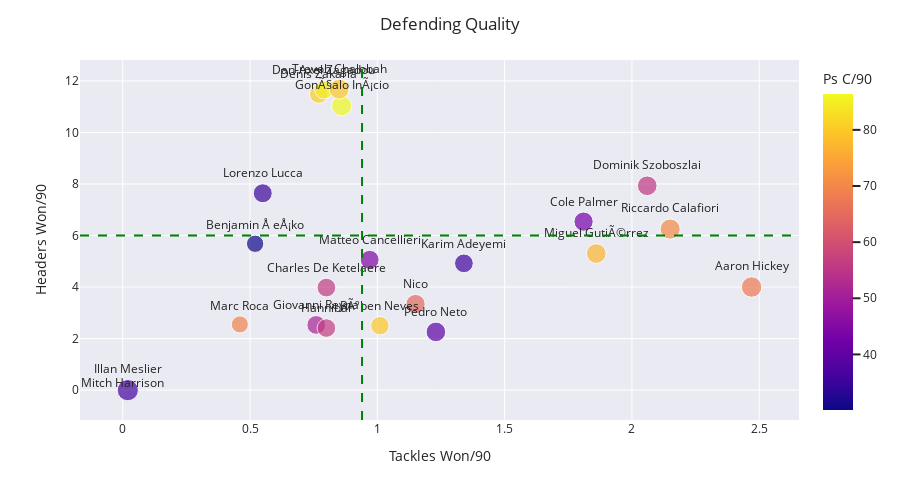

Write notebook code for a chart like this one.
### Code cell
#Analysing Defending Quality
fig = px.scatter(df, x="Tck", y="Hdrs W/90", text="Name", log_x=False, size_max=15, color="Ps C/90" , size='Tck R')
#fig.update_yaxes(autorange="reversed")
fig.update_traces(textposition='top center')
fig.update_layout(height=500)
fig.update_xaxes(title_text='Tackles Won/90')
fig.update_yaxes(title_text='Headers Won/90')
fig.add_hline(y=6, opacity=1, line_width=2, line_dash='dash', line_color='green')
fig.add_vline(x=0.94, opacity=1, line_width=2, line_dash='dash', line_color='green')
for template in ["seaborn"]:
    fig.update_layout(template=template, title="Defending Quality")
fig.show()

### Figure 1 — Plotly figure (JSON) as saved in the notebook; plotly's stock layout.template omitted (floating-point values rounded to 4 significant figures)
{"data": [{"hovertemplate": "Tck=%{x}<br>Hdrs W/90=%{y}<br>Tck R=%{marker.size}<br>Name=%{text}<br>Ps C/90=%{marker.color}<extra></extra>", "legendgroup": "", "marker": {"color": [30.1, 35.62, 35.29, 55.26, 42.96, 51.29, 44.33, 39.14, 56.16, 56.22, 69.33, 79.83, 67.86, 80.63, 86.39, 64.77, 84.83, 70.47, 79.63, 39.39, 76.99, 36.09], "coloraxis": "coloraxis", "size": [67, 78, 80, 86, 82, 78, 79, 85, 78, 77, 65, 76, 93, 77, 91, 83, 76, 90, 88, 0, 86, 100], "sizemode": "area", "sizeref": 0.4444, "symbol": "circle"}, "mode": "markers+text", "name": "", "orientation": "v", "showlegend": false, "text": ["Benjamin Å eÅ¡ko", "Karim Adeyemi", "Lorenzo Lucca", "Dominik Szoboszlai", "Cole Palmer", "Giovanni Reyna", "Matteo Cancellieri", "Pedro Neto", "Charles De Ketelaere", "Hannibal", "Marc Roca", "RÃºben Neves", "Aaron Hickey", "Denis Zakaria", "GonÃ§alo InÃ¡cio", "Nico", "Dan-Axel Zagadou", "Riccardo Calafiori", "Trevoh Chalobah", "Mitch Harrison", "Miguel GutiÃ©rrez", "Illan Meslier"], "textposition": "top center", "type": "scatter", "x": [0.52, 1.34, 0.55, 2.06, 1.81, 0.76, 0.97, 1.23, 0.8, 0.8, 0.46, 1.01, 2.47, 0.77, 0.86, 1.15, 0.79, 2.15, 0.85, 0, 1.86, 0.02], "xaxis": "x", "y": [5.68, 4.92, 7.64, 7.93, 6.54, 2.53, 5.06, 2.26, 3.98, 2.41, 2.55, 2.5, 4, 11.49, 11.03, 3.34, 11.66, 6.25, 11.68, 0, 5.3, 0], "yaxis": "y"}], "layout": {"coloraxis": {"colorbar": {"title": {"text": "Ps C/90"}}, "colorscale": [[0, "#0d0887"], [0.1111, "#46039f"], [0.2222, "#7201a8"], [0.3333, "#9c179e"], [0.4444, "#bd3786"], [0.5556, "#d8576b"], [0.6667, "#ed7953"], [0.7778, "#fb9f3a"], [0.8889, "#fdca26"], [1, "#f0f921"]]}, "height": 500, "legend": {"itemsizing": "constant", "tracegroupgap": 0}, "margin": {"t": 60}, "shapes": [{"line": {"color": "green", "dash": "dash", "width": 2}, "opacity": 1, "type": "line", "x0": 0, "x1": 1, "xref": "x domain", "y0": 6, "y1": 6, "yref": "y"}, {"line": {"color": "green", "dash": "dash", "width": 2}, "opacity": 1, "type": "line", "x0": 0.94, "x1": 0.94, "xref": "x", "y0": 0, "y1": 1, "yref": "y domain"}], "title": {"text": "Defending Quality"}, "xaxis": {"anchor": "y", "domain": [0, 1], "title": {"text": "Tackles Won/90"}}, "yaxis": {"anchor": "x", "domain": [0, 1], "title": {"text": "Headers Won/90"}}}}
